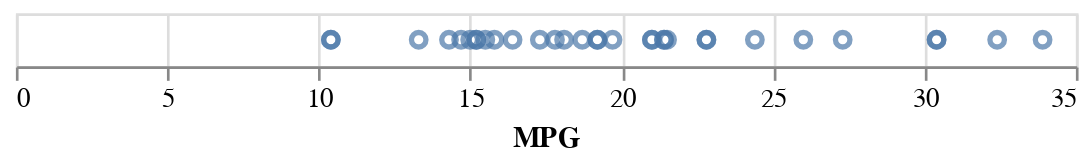

This figure's notebook cell:
### Markdown cell above
To break this apart: We grabbed the Altair library (`alt`) and told it to create a chart using the mtcars data frame (`.Chart(mtcars)`). We then said, for this chart use points as the mark style (`.mark_point`). We want to encode the points using the X location (`.encode(alt.X(`) as determined by the miles per gallon (`'MPG'`) variable which is a quantitative variable (`,type='quantitative'))`).

A side note: strictly speaking, we could have used `mark_circle` instead of `mark_point` if all we ever wanted were circle shapes. We're going to switch the shape later so we'll just keep using `mark_point`.

Notice that we get a nice visualization with an axis and axis label and we didn't need to do much work to get it. In fact, we could even do less work, there's a shortcut to specify the variable type (the `:Q` at the end of the variable name):

### Code cell
#1.7  We can also use a shortcut to indicate the variable type
alt.Chart(mtcars).mark_point().encode(
    alt.X('MPG:Q')
)

### Figure 1 — Vega-Lite specification as saved in the notebook (floating-point values rounded to 4 significant figures)
{"config": {"view": {"continuousWidth": 400, "continuousHeight": 300}}, "data": {"name": "data-9409cf149fcd97d1b95049972fed8558"}, "mark": "point", "encoding": {"x": {"field": "MPG", "type": "quantitative"}}, "$schema": "https://vega.github.io/schema/vega-lite/v4.17.0.json", "datasets": {"data-9409cf149fcd97d1b95049972fed8558": [{"model": "Mazda RX4", "MPG": 21.0, "cylinders": 6, "displacement": 160.0, "HP": 110, "rear_axle_ratio": 3.9, "weight": 2.62, "qsec": 16.46, "vs": 0, "transmission": 1, "gears": 4, "carb": 4}, {"model": "Mazda RX4 Wag", "MPG": 21.0, "cylinders": 6, "displacement": 160.0, "HP": 110, "rear_axle_ratio": 3.9, "weight": 2.875, "qsec": 17.02, "vs": 0, "transmission": 1, "gears": 4, "carb": 4}, {"model": "Datsun 710", "MPG": 22.8, "cylinders": 4, "displacement": 108.0, "HP": 93, "rear_axle_ratio": 3.85, "weight": 2.32, "qsec": 18.61, "vs": 1, "transmission": 1, "gears": 4, "carb": 1}, {"model": "Hornet 4 Drive", "MPG": 21.4, "cylinders": 6, "displacement": 258.0, "HP": 110, "rear_axle_ratio": 3.08, "weight": 3.215, "qsec": 19.44, "vs": 1, "transmission": 0, "gears": 3, "carb": 1}, {"model": "Hornet Sportabout", "MPG": 18.7, "cylinders": 8, "displacement": 360.0, "HP": 175, "rear_axle_ratio": 3.15, "weight": 3.44, "qsec": 17.02, "vs": 0, "transmission": 0, "gears": 3, "carb": 2}, {"model": "Valiant", "MPG": 18.1, "cylinders": 6, "displacement": 225.0, "HP": 105, "rear_axle_ratio": 2.76, "weight": 3.46, "qsec": 20.22, "vs": 1, "transmission": 0, "gears": 3, "carb": 1}, {"model": "Duster 360", "MPG": 14.3, "cylinders": 8, "displacement": 360.0, "HP": 245, "rear_axle_ratio": 3.21, "weight": 3.57, "qsec": 15.84, "vs": 0, "transmission": 0, "gears": 3, "carb": 4}, {"model": "Merc 240D", "MPG": 24.4, "cylinders": 4, "displacement": 146.7, "HP": 62, "rear_axle_ratio": 3.69, "weight": 3.19, "qsec": 20.0, "vs": 1, "transmission": 0, "gears": 4, "carb": 2}, {"model": "Merc 230", "MPG": 22.8, "cylinders": 4, "displacement": 140.8, "HP": 95, "rear_axle_ratio": 3.92, "weight": 3.15, "qsec": 22.9, "vs": 1, "transmission": 0, "gears": 4, "carb": 2}, {"model": "Merc 280", "MPG": 19.2, "cylinders": 6, "displacement": 167.6, "HP": 123, "rear_axle_ratio": 3.92, "weight": 3.44, "qsec": 18.3, "vs": 1, "transmission": 0, "gears": 4, "carb": 4}, {"model": "Merc 280C", "MPG": 17.8, "cylinders": 6, "displacement": 167.6, "HP": 123, "rear_axle_ratio": 3.92, "weight": 3.44, "qsec": 18.9, "vs": 1, "transmission": 0, "gears": 4, "carb": 4}, {"model": "Merc 450SE", "MPG": 16.4, "cylinders": 8, "displacement": 275.8, "HP": 180, "rear_axle_ratio": 3.07, "weight": 4.07, "qsec": 17.4, "vs": 0, "transmission": 0, "gears": 3, "carb": 3}, {"model": "Merc 450SL", "MPG": 17.3, "cylinders": 8, "displacement": 275.8, "HP": 180, "rear_axle_ratio": 3.07, "weight": 3.73, "qsec": 17.6, "vs": 0, "transmission": 0, "gears": 3, "carb": 3}, {"model": "Merc 450SLC", "MPG": 15.2, "cylinders": 8, "displacement": 275.8, "HP": 180, "rear_axle_ratio": 3.07, "weight": 3.78, "qsec": 18.0, "vs": 0, "transmission": 0, "gears": 3, "carb": 3}, {"model": "Cadillac Fleetwood", "MPG": 10.4, "cylinders": 8, "displacement": 472.0, "HP": 205, "rear_axle_ratio": 2.93, "weight": 5.25, "qsec": 17.98, "vs": 0, "transmission": 0, "gears": 3, "carb": 4}, {"model": "Lincoln Continental", "MPG": 10.4, "cylinders": 8, "displacement": 460.0, "HP": 215, "rear_axle_ratio": 3.0, "weight": 5.424, "qsec": 17.82, "vs": 0, "transmission": 0, "gears": 3, "carb": 4}, {"model": "Chrysler Imperial", "MPG": 14.7, "cylinders": 8, "displacement": 440.0, "HP": 230, "rear_axle_ratio": 3.23, "weight": 5.345, "qsec": 17.42, "vs": 0, "transmission": 0, "gears": 3, "carb": 4}, {"model": "Fiat 128", "MPG": 32.4, "cylinders": 4, "displacement": 78.7, "HP": 66, "rear_axle_ratio": 4.08, "weight": 2.2, "qsec": 19.47, "vs": 1, "transmission": 1, "gears": 4, "carb": 1}, {"model": "Honda Civic", "MPG": 30.4, "cylinders": 4, "displacement": 75.7, "HP": 52, "rear_axle_ratio": 4.93, "weight": 1.615, "qsec": 18.52, "vs": 1, "transmission": 1, "gears": 4, "carb": 2}, {"model": "Toyota Corolla", "MPG": 33.9, "cylinders": 4, "displacement": 71.1, "HP": 65, "rear_axle_ratio": 4.22, "weight": 1.835, "qsec": 19.9, "vs": 1, "transmission": 1, "gears": 4, "carb": 1}, {"model": "Toyota Corona", "MPG": 21.5, "cylinders": 4, "displacement": 120.1, "HP": 97, "rear_axle_ratio": 3.7, "weight": 2.465, "qsec": 20.01, "vs": 1, "transmission": 0, "gears": 3, "carb": 1}, {"model": "Dodge Challenger", "MPG": 15.5, "cylinders": 8, "displacement": 318.0, "HP": 150, "rear_axle_ratio": 2.76, "weight": 3.52, "qsec": 16.87, "vs": 0, "transmission": 0, "gears": 3, "carb": 2}, {"model": "AMC Javelin", "MPG": 15.2, "cylinders": 8, "displacement": 304.0, "HP": 150, "rear_axle_ratio": 3.15, "weight": 3.435, "qsec": 17.3, "vs": 0, "transmission": 0, "gears": 3, "carb": 2}, {"model": "Camaro Z28", "MPG": 13.3, "cylinders": 8, "displacement": 350.0, "HP": 245, "rear_axle_ratio": 3.73, "weight": 3.84, "qsec": 15.41, "vs": 0, "transmission": 0, "gears": 3, "carb": 4}, {"model": "Pontiac Firebird", "MPG": 19.2, "cylinders": 8, "displacement": 400.0, "HP": 175, "rear_axle_ratio": 3.08, "weight": 3.845, "qsec": 17.05, "vs": 0, "transmission": 0, "gears": 3, "carb": 2}, {"model": "Fiat X1-9", "MPG": 27.3, "cylinders": 4, "displacement": 79.0, "HP": 66, "rear_axle_ratio": 4.08, "weight": 1.935, "qsec": 18.9, "vs": 1, "transmission": 1, "gears": 4, "carb": 1}, {"model": "Porsche 914-2", "MPG": 26.0, "cylinders": 4, "displacement": 120.3, "HP": 91, "rear_axle_ratio": 4.43, "weight": 2.14, "qsec": 16.7, "vs": 0, "transmission": 1, "gears": 5, "carb": 2}, {"model": "Lotus Europa", "MPG": 30.4, "cylinders": 4, "displacement": 95.1, "HP": 113, "rear_axle_ratio": 3.77, "weight": 1.513, "qsec": 16.9, "vs": 1, "transmission": 1, "gears": 5, "carb": 2}, {"model": "Ford Pantera L", "MPG": 15.8, "cylinders": 8, "displacement": 351.0, "HP": 264, "rear_axle_ratio": 4.22, "weight": 3.17, "qsec": 14.5, "vs": 0, "transmission": 1, "gears": 5, "carb": 4}, {"model": "Ferrari Dino", "MPG": 19.7, "cylinders": 6, "displacement": 145.0, "HP": 175, "rear_axle_ratio": 3.62, "weight": 2.77, "qsec": 15.5, "vs": 0, "transmission": 1, "gears": 5, "carb": 6}, {"model": "Maserati Bora", "MPG": 15.0, "cylinders": 8, "displacement": 301.0, "HP": 335, "rear_axle_ratio": 3.54, "weight": 3.57, "qsec": 14.6, "vs": 0, "transmission": 1, "gears": 5, "carb": 8}, {"model": "Volvo 142E", "MPG": 21.4, "cylinders": 4, "displacement": 121.0, "HP": 109, "rear_axle_ratio": 4.11, "weight": 2.78, "qsec": 18.6, "vs": 1, "transmission": 1, "gears": 4, "carb": 2}]}}
